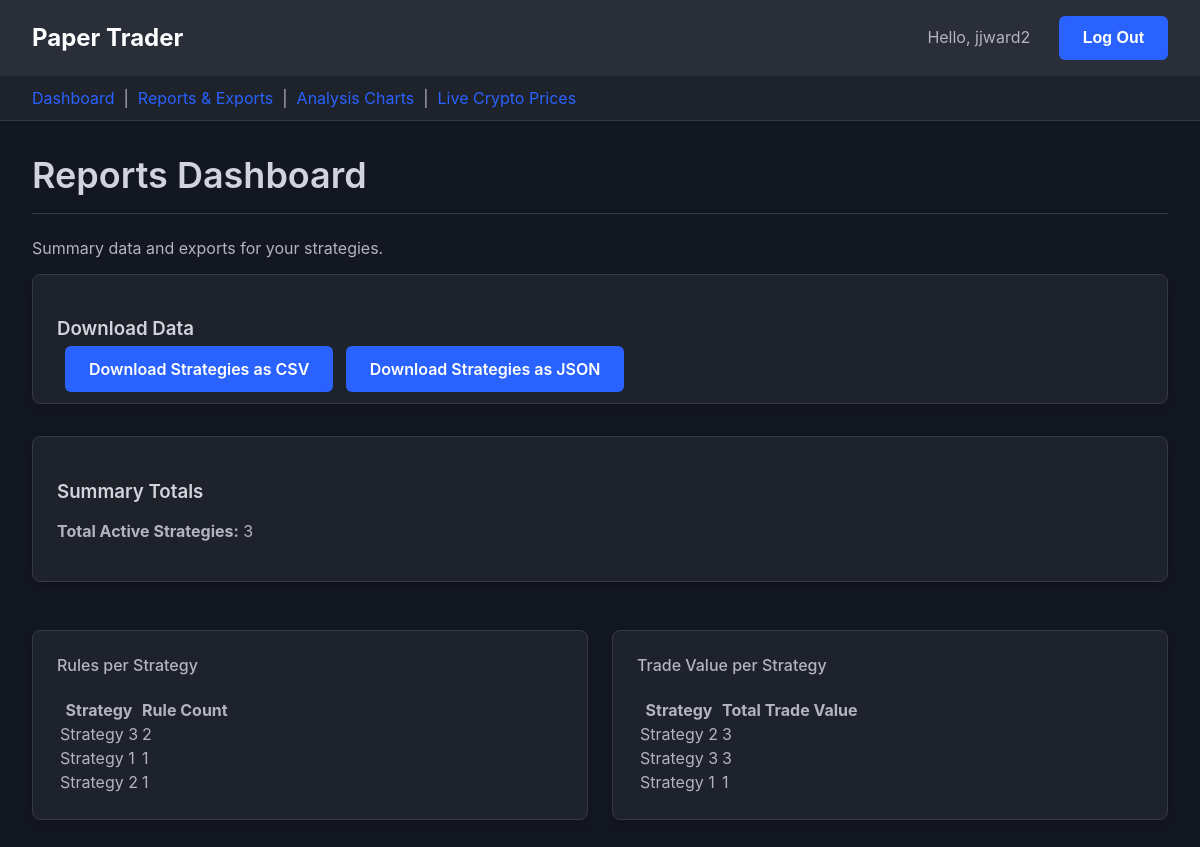
The page /reports/ (signed in) on the database as committed earlier.
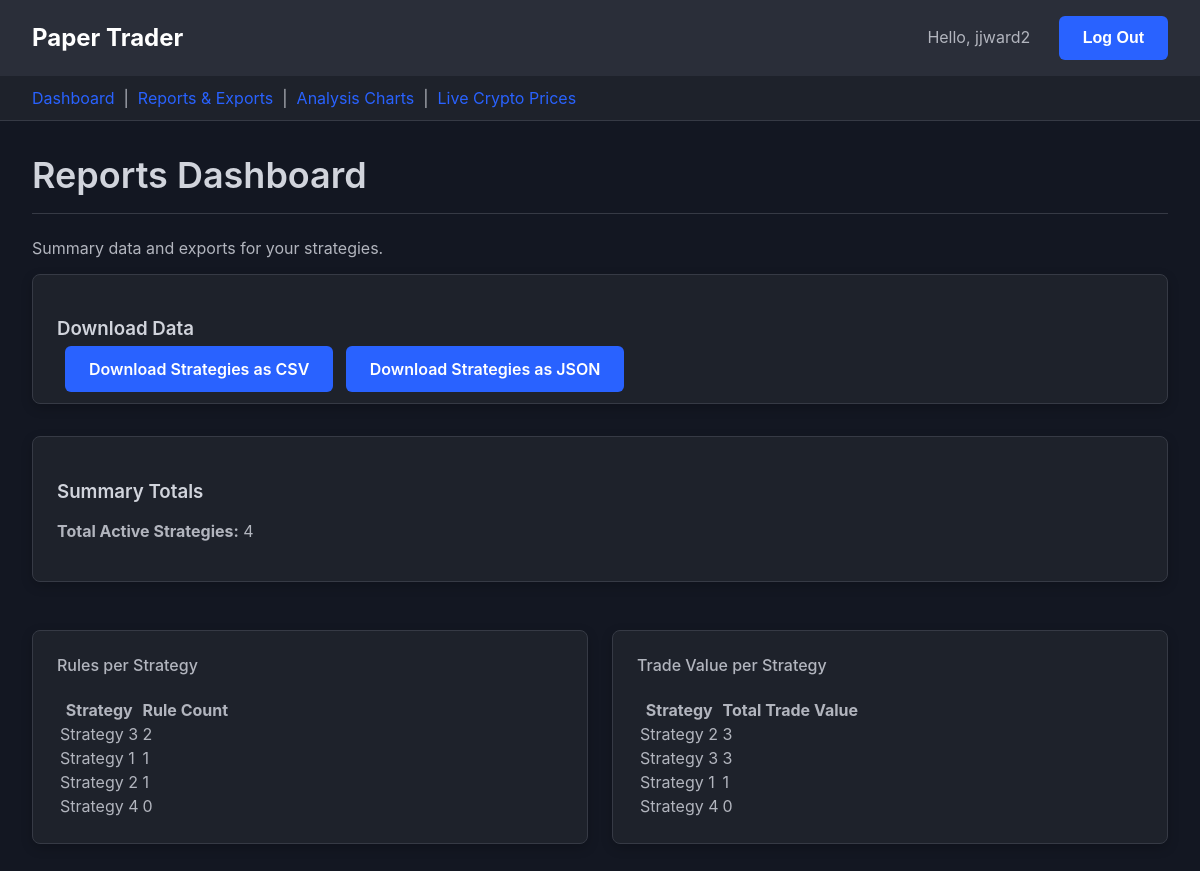
The same page on the database as committed later.
### paper_trader/models.py (models this page shows, shortened)
class Strategy(models.Model):
    name = models.CharField(max_length=100, unique=True)
    description = models.TextField(blank=True)
    created_at = models.DateTimeField(auto_now_add=True)
    class Meta:
        ordering = ['name']
        verbose_name_plural = "Strategies"

### paper_trader/views.py (the view)
# urls.py: path('reports/', views.reports_view, name='reports'),
@login_required
def reports_view(request):
    rules_per_strategy = Strategy.objects.annotate(rule_count=Count('rules')).order_by('-rule_count')
    trades_value_per_strategy = Strategy.objects.annotate(
        total_value=Sum('trades__quantity')
    ).order_by('-total_value')
    total_strategies = Strategy.objects.count()
    context = {
        'rules_per_strategy': rules_per_strategy,
        'trades_value_per_strategy': trades_value_per_strategy,
        'total_strategies': total_strategies,
    }
    return render(request, 'paper_trader/reports.html', context)

### paper_trader/templates/paper_trader/reports.html (shortened to what this page needs)
{% extends "paper_trader/base.html" %}
{% block content %}
    <h1>Reports Dashboard</h1>
    <p>Summary data and exports for your strategies.</p>
    <div class="card" style="margin-bottom: 2rem;">
        <h3>Download Data</h3>
        <a href="{% url 'paper_trader:export_csv' %}" class="btn">Download Strategies as CSV</a>
        <a href="{% url 'paper_trader:export_json' %}" class="btn">Download Strategies as JSON</a>
    </div>
    <div class="card" style="margin-bottom: 2rem;">
        <h3>Summary Totals</h3>
        <p><strong>Total Active Strategies:</strong> {{ total_strategies }}</p>
    </div>
    <div class="summary-grid">
        <div class="card">
            <h4>Rules per Strategy</h4>
            <table>
                <thead>
                    <tr>
                        <th>Strategy</th>
                        <th>Rule Count</th>
                    </tr>
                </thead>
                <tbody>
                    {% for item in rules_per_strategy %}
                    <tr>
                        <td>{{ item.name }}</td>
                        <td>{{ item.rule_count }}</td>
                    </tr>
                    {% empty %}
                    <tr><td colspan="2">No strategies found.</td></tr>
                    {% endfor %}
                </tbody>
            </table>
        </div>
        <div class="card">
            <h4>Trade Value per Strategy</h4>
             <table>
                <thead>
                    <tr>
                        <th>Strategy</th>
                        <th>Total Trade Value</th>
                    </tr>
                </thead>
                <tbody>
                    {% for item in trades_value_per_strategy %}
                    <tr>
                        <td>{{ item.name }}</td>
                        <td>{{ item.total_value|default:"0" }}</td>
                    </tr>
                    {% empty %}
                    <tr><td colspan="2">No trade data found.</td></tr>
                    {% endfor %}
                </tbody>
            </table>
        </div>
    </div>
{% endblock %}

Rows that differ between the two databases and show on the page:
added Strategy: name "Strategy 4", rule_count "0", total_value "0"
Other text that changed with them:
{{ total_strategies }}: "3" → "4"
